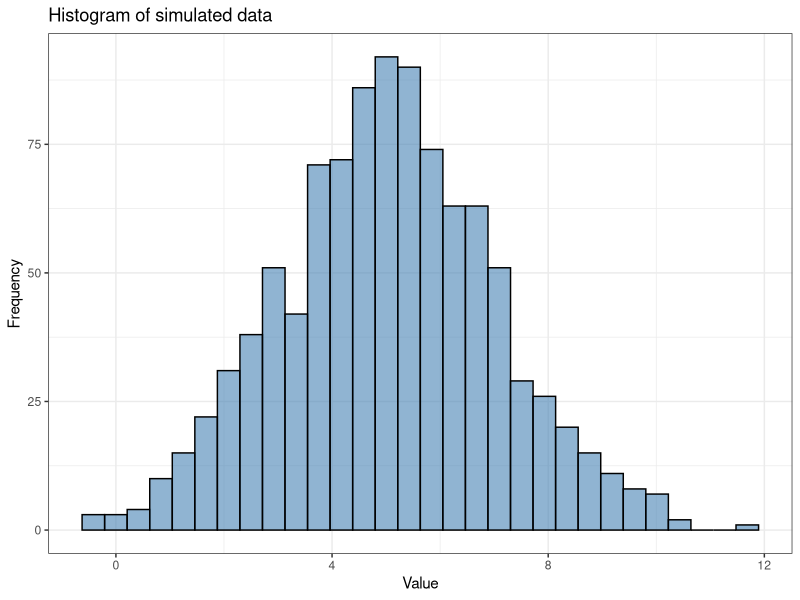
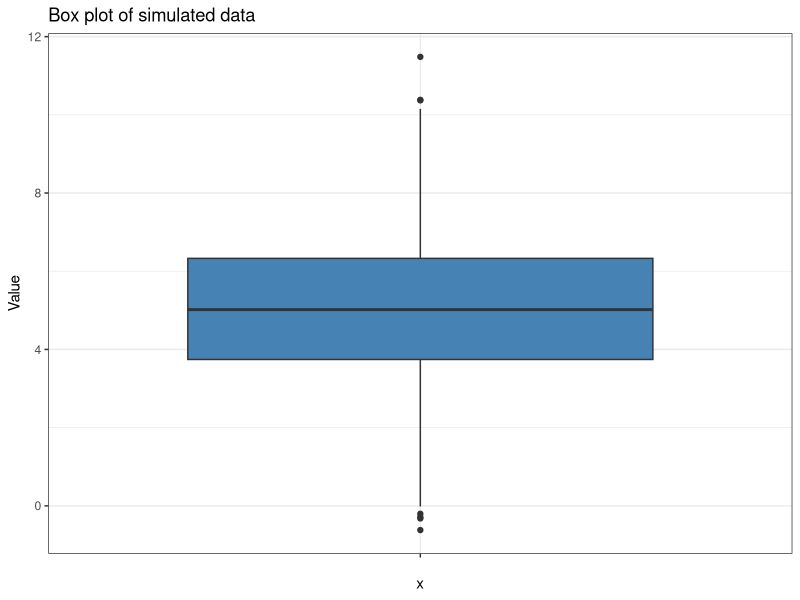
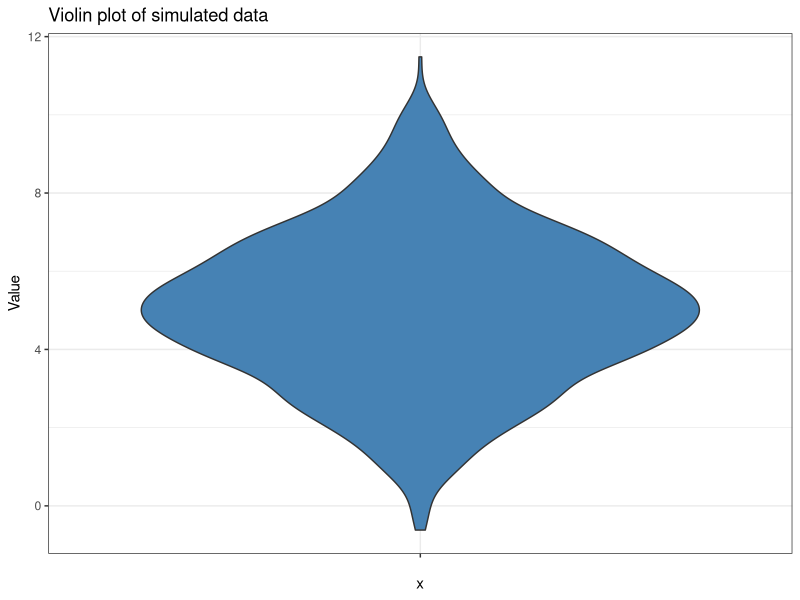

The R source for these figures, in order:
# Introduction to Computational Statistics
# Jesús Urtasun Elizari: MRC LMS 2026
# Chapter 1: Descriptive statistics



# Exercise 1:

# 1. Simulate 10 observations from a gaussian distribution.

# 2. Implement a manual computation of mean, median, variance and std.

# 3. Check calculation with numpy / scipy implementation.

# 4. Repeat with simulated data following an exponential and a uniform distribution.



# Import libraries ............................................................

library(ggplot2)
setwd("/Users/jurtasun/Desktop/courses/LMS/2026/lms_computational_statistics/chapter1/exercises")



# Simulate data ...............................................................

# Random seed
set.seed(123)

# Simulate data
data <- rnorm(n = 1000, mean = 5, sd = 2)
# data <- runif(n = 1000, min = 0, max = 10)
# data <- rexp(n = 1000, rate = 1/2)
cat("\nRandom data:\n"); print(data)
cat("Data format:", class(data), "\n")
cat("Data shape:", length(data), "\n")

df <- data.frame(value = data)

# Plot histogram
ggplot(df, aes(x = value)) + geom_histogram(bins = 30, fill = "steelblue", color = "black", alpha = 0.6) +
  labs(title = "Histogram of simulated data", x = "Value", y = "Frequency") + theme_bw()

# Plot data as box plot
ggplot(df, aes(x = "", y = value)) + geom_boxplot(fill = "steelblue") +
  labs(title = "Box plot of simulated data", y = "Value") + theme_bw()

# Plot data as violin plot
ggplot(df, aes(x = "", y = value)) + geom_violin(fill = "steelblue") +
  labs(title = "Violin plot of simulated data", y = "Value") + theme_bw()



# Compute mean value ..........................................................

compute_mean <- function(data) {
    
    sum(data) / length(data)
  
}

mean_manual <- compute_mean(data)
mean_r <- mean(data)
cat("\nMean (manual):", mean_manual, "\n")
cat("Mean (R):", mean_r, "\n")



# Compute variance ............................................................

compute_var <- function(data) {

    mean_val <- compute_mean(data)
    squared_diffs <- (data - mean_val)^2

    sum(squared_diffs) / length(data)
    
}

var_manual <- compute_var(data)
var_r <- var(data) * (length(data) - 1) / length(data)
cat("\nVariance (manual):", var_manual, "\n")
cat("Variance (R):", var_r, "\n")



# Compute median ..............................................................

compute_median <- function(data) {

    sorted_data <- sort(data)
    n <- length(sorted_data)
    middle <- n %/% 2
    
    if (n %% 2 == 0) {
        (sorted_data[middle] + sorted_data[middle + 1]) / 2
    } else {
        sorted_data[middle + 1]
    }
    
}

median_manual <- compute_median(data)
median_r <- median(data)
cat("\nMedian (manual):", median_manual, "\n")
cat("Median (R):", median_r, "\n")



# Compute std .................................................................

compute_std <- function(data) {

    compute_var(data) ^ 0.5
  
}

std_manual <- compute_std(data)
std_r <- sd(data) * sqrt((length(data) - 1) / length(data))
cat("\nStandard deviation (manual):", std_manual, "\n")
cat("Standard deviation (R):", std_r, "\n")
